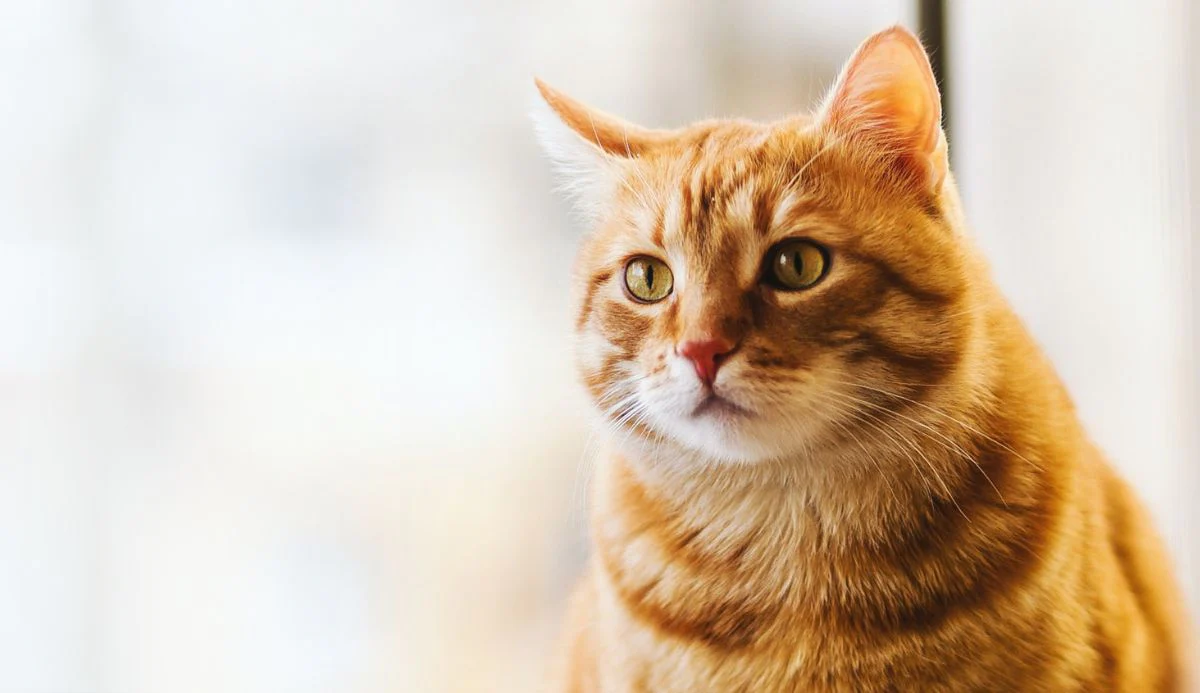
#> input picture Photos/cat-large.png, 1200 x 693 px
$ python splitmerge.py
#> lines starting #> are read from the running program, lines starting #| are printed output that depends on the picture
import cv2 as cv
import numpy as np

# Reading Images

img = cv.imread('Photos/cat-large.png')
#> img is the input picture: shape (693, 1200, 3); mean B, G, R 179.1, 198.9, 217
cv.imshow('Cat', img)
blank = np.zeros(img.shape[:2], dtype='uint8')
b,g,r = cv.split(img)
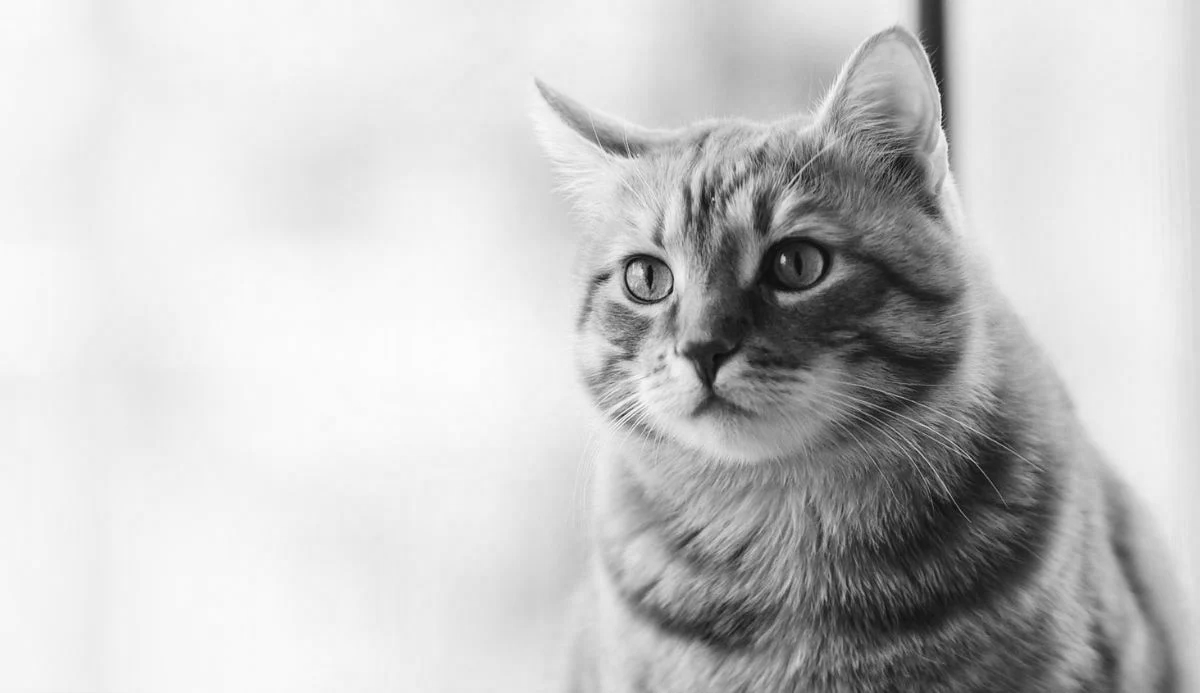
#> g: shape (693, 1200); min 6, max 252, mean 198.9
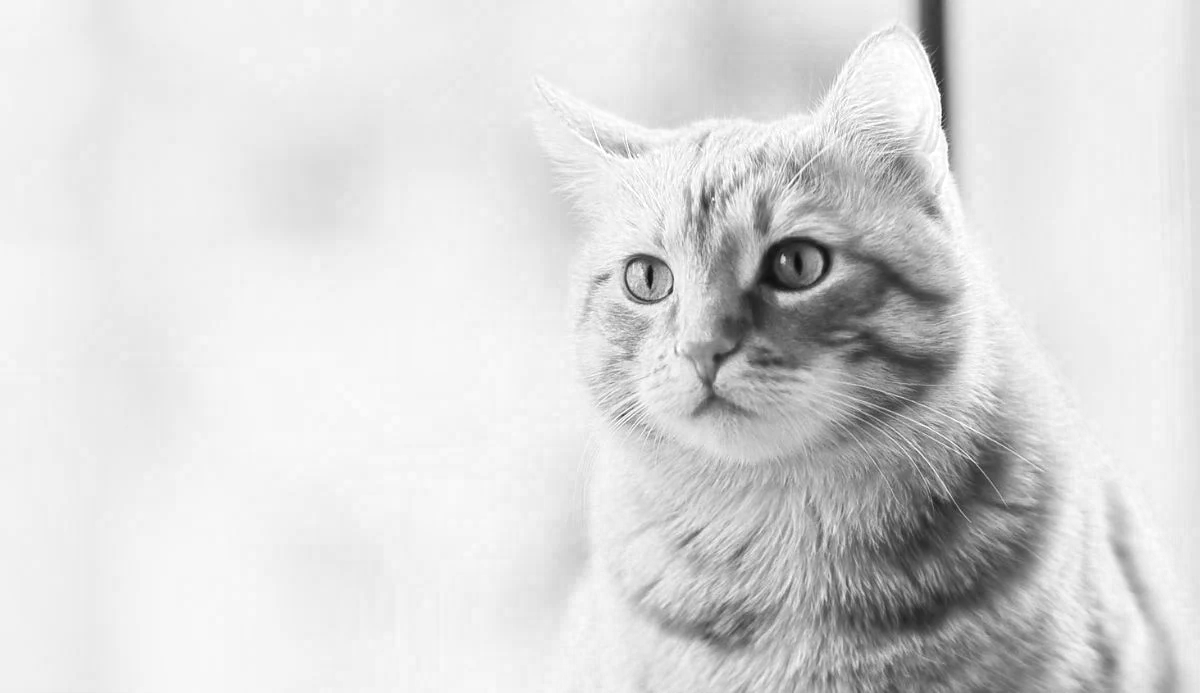
#> r: shape (693, 1200); min 11, max 255, mean 217

cv.imshow('Blue', b)
cv.imshow('Green', g)
cv.imshow('Red', r)

blue = cv.merge([b,blank,blank])
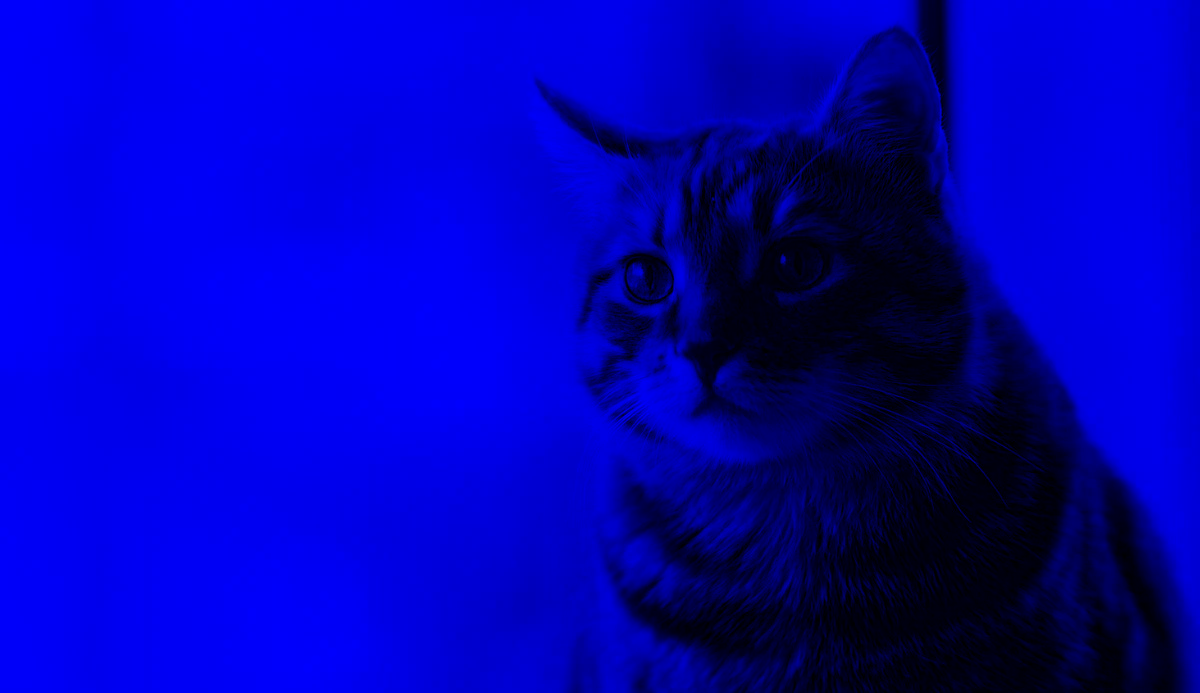
#> blue: shape (693, 1200, 3); mean of channels 0, 1, 2 179.1, 0, 0; drawn as B, G, R
green = cv.merge([blank,g,blank])
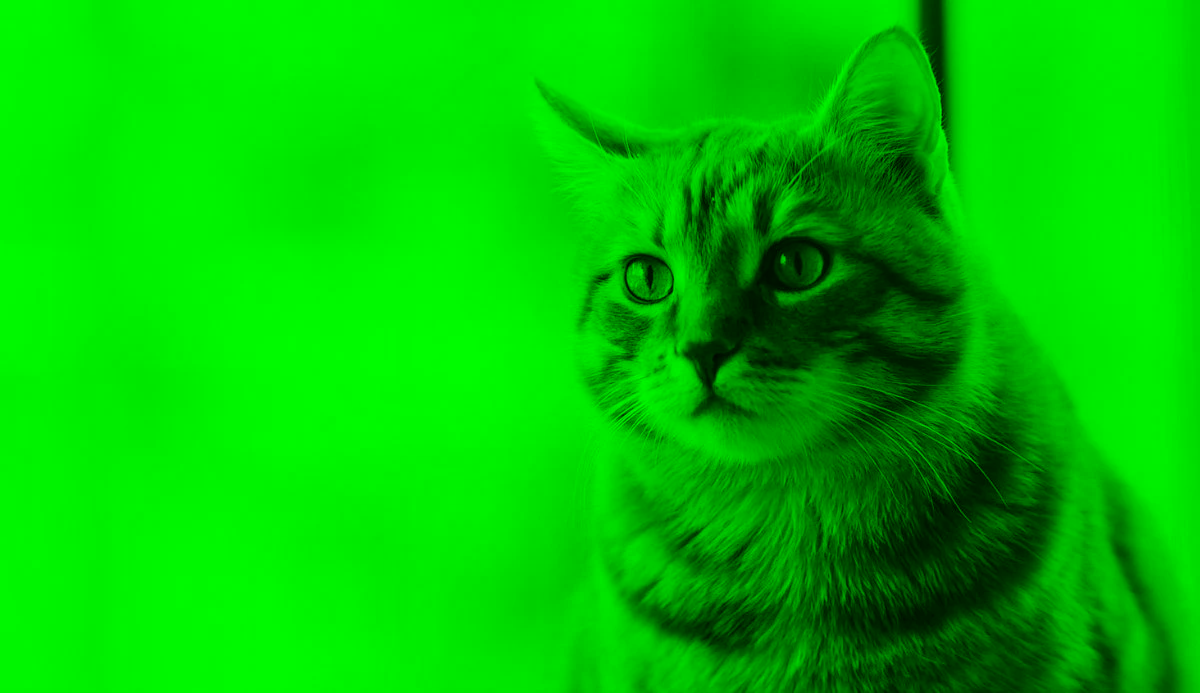
#> green: shape (693, 1200, 3); mean of channels 0, 1, 2 0, 198.9, 0; drawn as B, G, R
red = cv.merge([blank,blank,r])
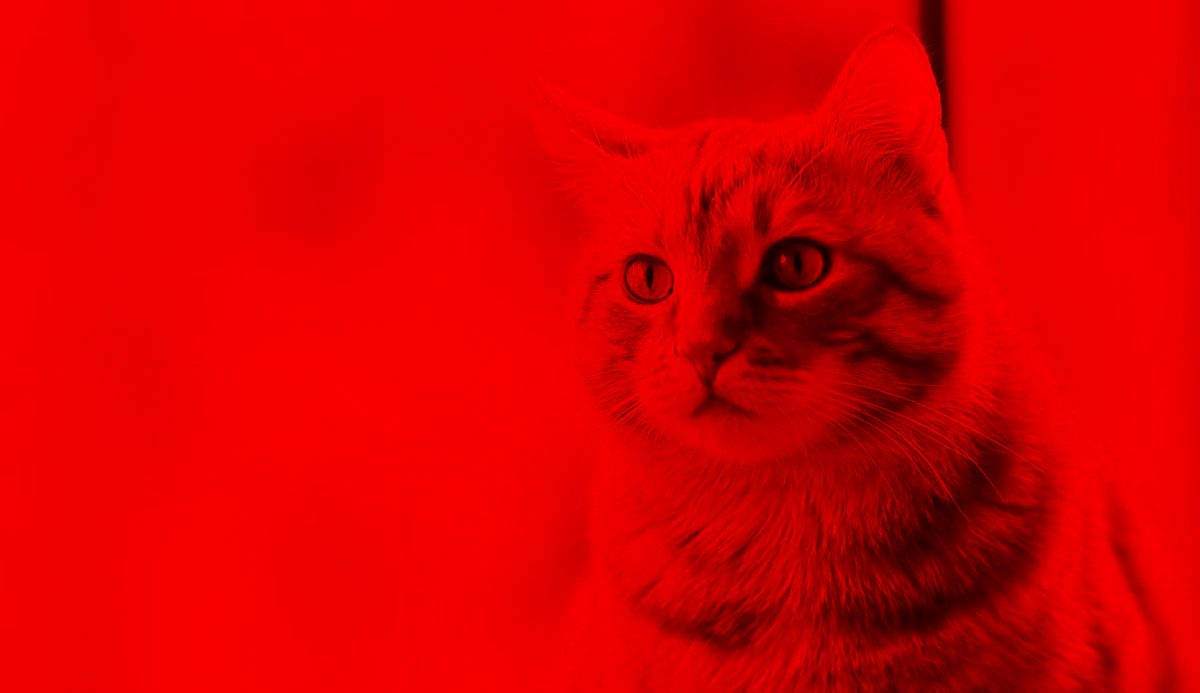
#> red: shape (693, 1200, 3); mean of channels 0, 1, 2 0, 0, 217; drawn as B, G, R

cv.imshow('BLUE', blue)
cv.imshow('GREEN', green)
cv.imshow('RED', red)

print(img.shape)
#| (693, 1200, 3)
print(b.shape)
#| (693, 1200)
print(g.shape)
#| (693, 1200)
print(r.shape)
#| (693, 1200)

merged = cv.merge([b,g,r])
cv.imshow('Merged', merged)


cv.waitKey(0)
